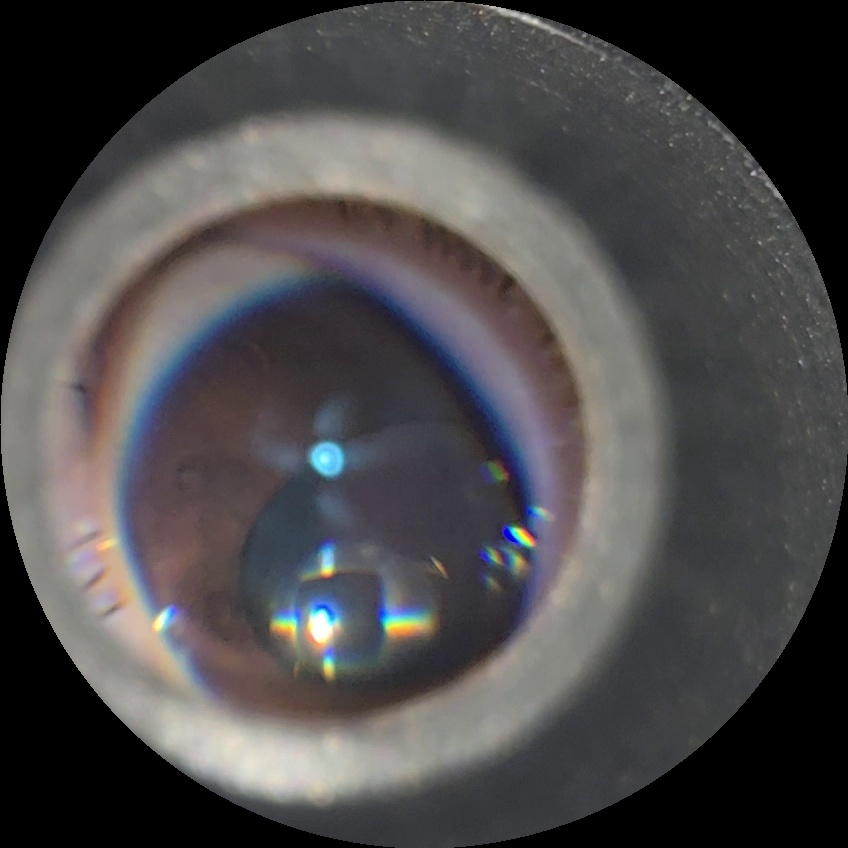
#> input picture circles/test.jpg, 848 x 848 px
$ python image_processing.py
#> lines starting #> are read from the running program, lines starting #| are printed output that depends on the picture
import cv2
import numpy as np
from matplotlib import pyplot as plt

image = cv2.imread('circles/test.jpg')
#> image is the input picture: shape (848, 848, 3); mean B, G, R 74.5, 73.5, 75.5

# Adjust brightness and contrast
alpha = 1.5  # Contrast control (1.0 means no change)
beta = 20    # Brightness control (0-100, with 0 being black)
adjusted_image = cv2.convertScaleAbs(image, alpha=alpha, beta=beta)
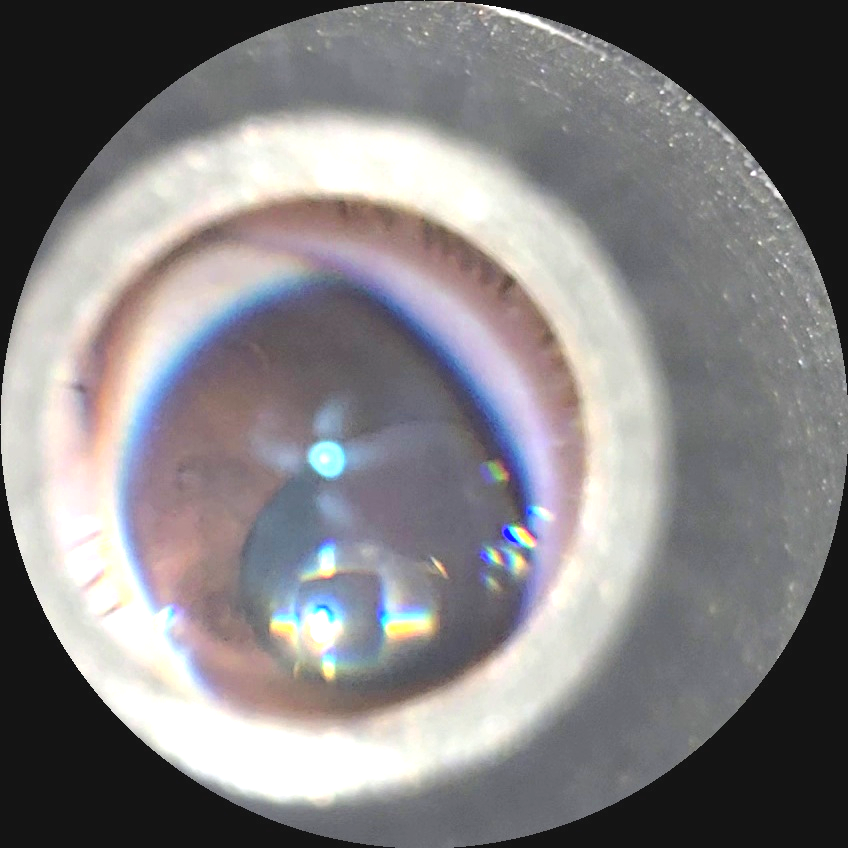
#> adjusted_image: shape (848, 848, 3); mean B, G, R 130.2, 128.4, 131

# Display the enhanced image
cv2.imshow('Enhanced Image', adjusted_image)
cv2.waitKey(0)
cv2.destroyAllWindows()

$ run again, with circles/c_[1028  840  498].jpg copied over circles/test.jpg
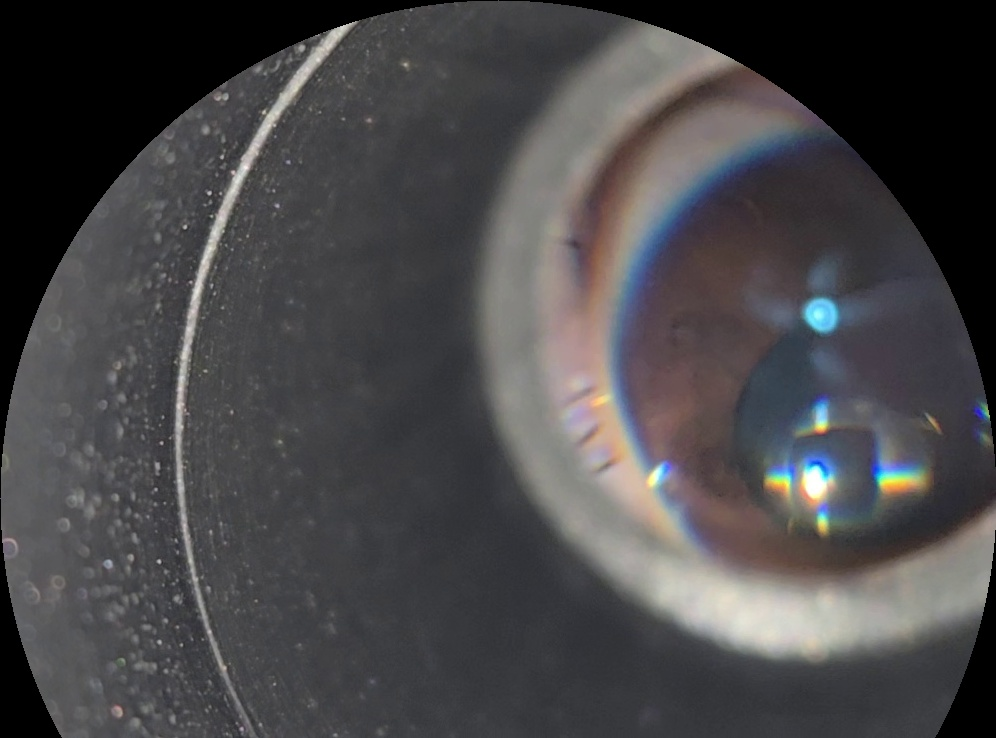
#> input picture circles/c_[1028  840  498].jpg, 996 x 738 px
#> image is the input picture: shape (738, 996, 3); mean B, G, R 72.3, 70.6, 71.9
#> `adjusted_image = cv2.convertScaleAbs(image, alpha=alpha, beta=beta)`:
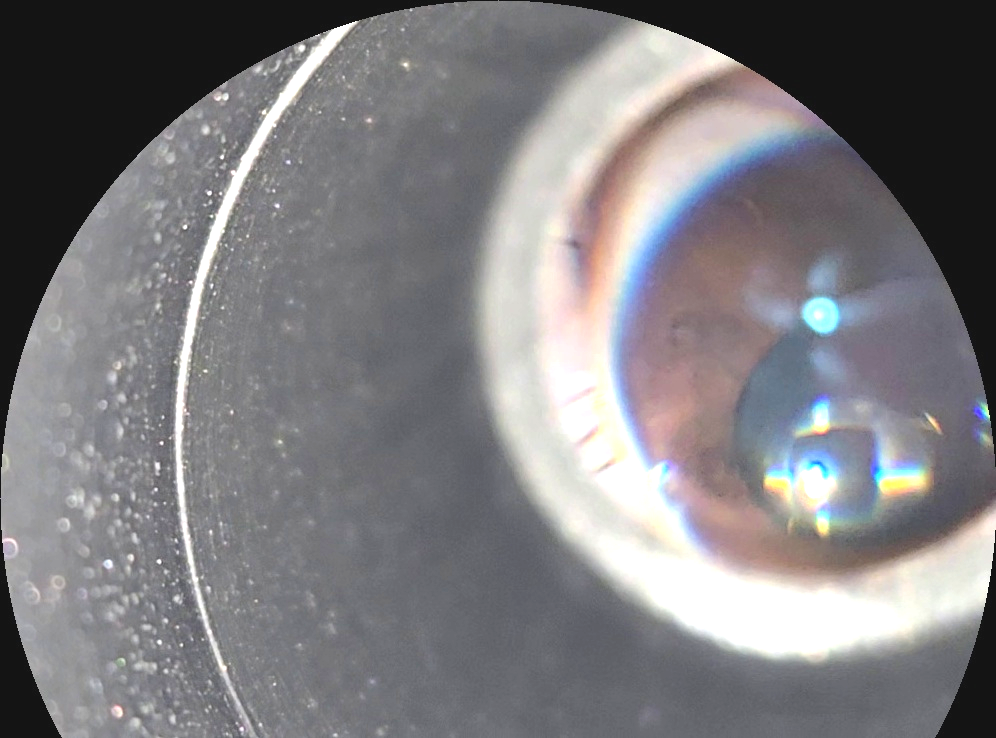
#> adjusted_image: shape (738, 996, 3); mean B, G, R 126.9, 124, 125.6

$ run again, with circles/c_[1058  622  326].jpg copied over circles/test.jpg
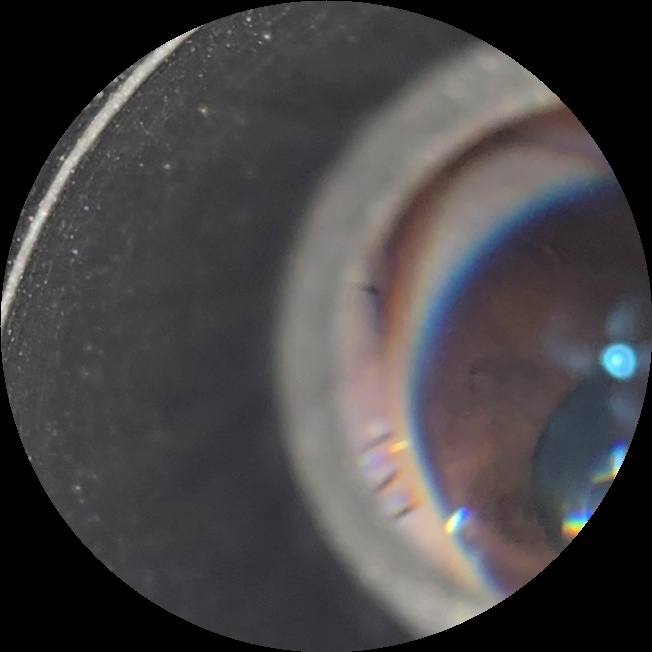
#> input picture circles/c_[1058  622  326].jpg, 652 x 652 px
#> image is the input picture: shape (652, 652, 3); mean B, G, R 68.8, 67.4, 69.5
#> `adjusted_image = cv2.convertScaleAbs(image, alpha=alpha, beta=beta)`:
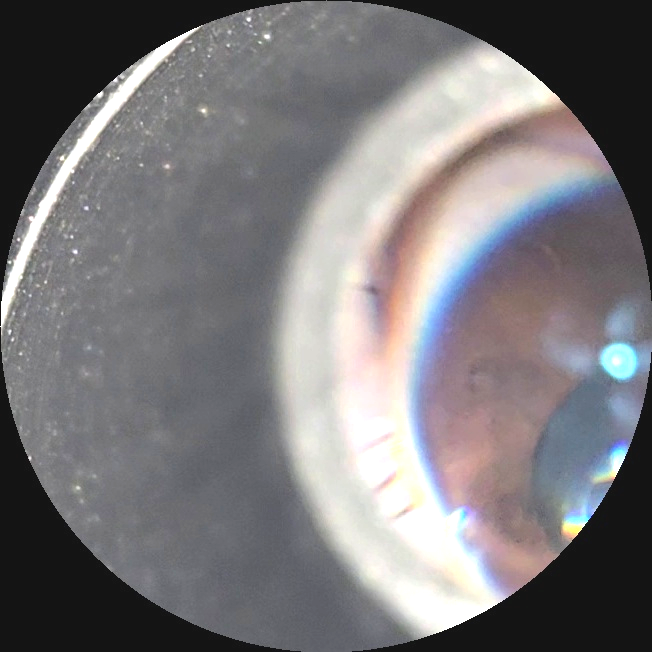
#> adjusted_image: shape (652, 652, 3); mean B, G, R 122.3, 119.9, 122.5

$ run again, with circles/c_[1088  742  441].jpg copied over circles/test.jpg
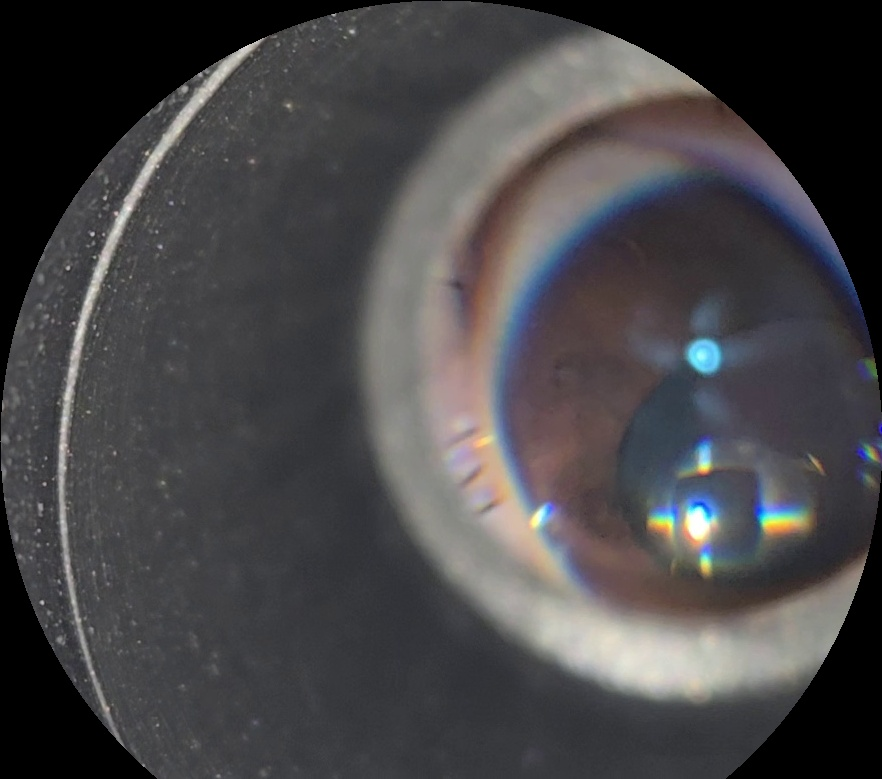
#> input picture circles/c_[1088  742  441].jpg, 882 x 779 px
#> image is the input picture: shape (779, 882, 3); mean B, G, R 71.3, 69.5, 71
#> `adjusted_image = cv2.convertScaleAbs(image, alpha=alpha, beta=beta)`:
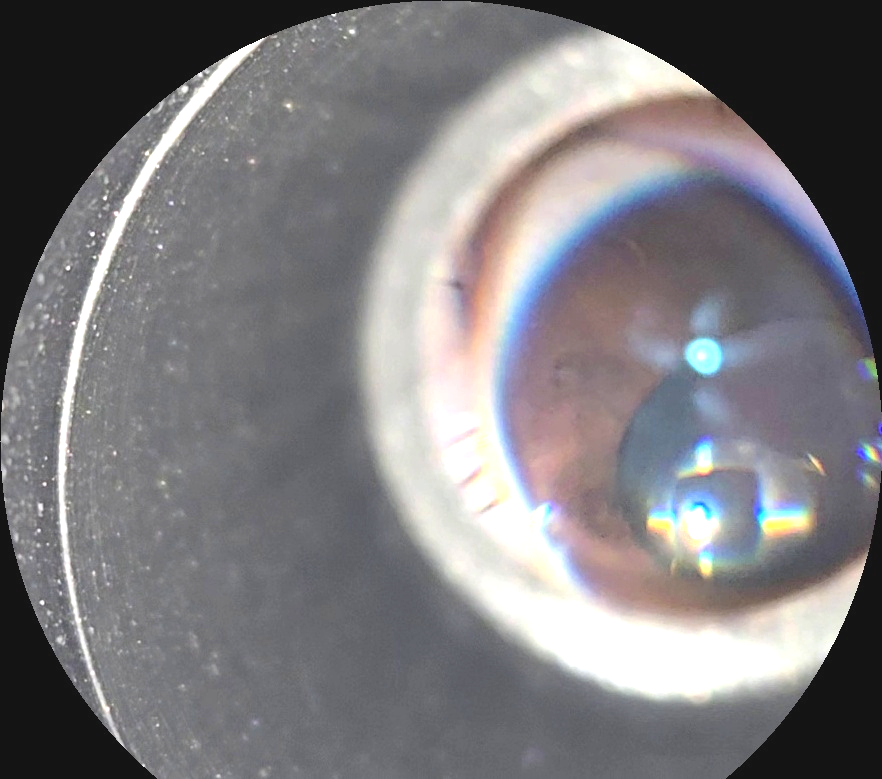
#> adjusted_image: shape (779, 882, 3); mean B, G, R 125.3, 122.2, 124.1
